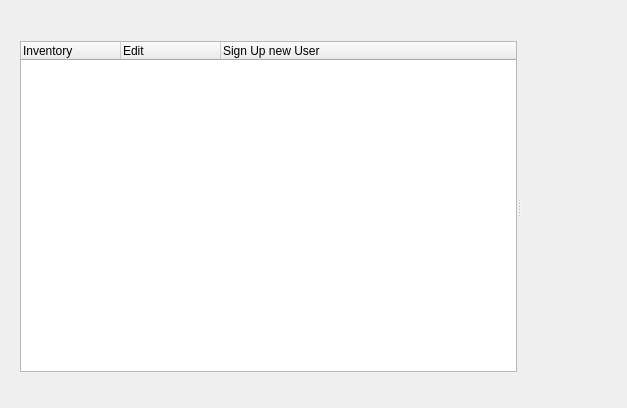
<?xml version="1.0" encoding="UTF-8"?>
<ui version="4.0">
 <class>baradmin</class>
 <widget class="QWidget" name="baradmin">
  <property name="geometry">
   <rect>
    <x>0</x>
    <y>0</y>
    <width>627</width>
    <height>408</height>
   </rect>
  </property>
  <property name="windowTitle">
   <string>Form</string>
  </property>
  <widget class="QSplitter" name="splitter">
   <property name="geometry">
    <rect>
     <x>20</x>
     <y>41</y>
     <width>501</width>
     <height>331</height>
    </rect>
   </property>
   <property name="orientation">
    <enum>Qt::Orientation::Horizontal</enum>
   </property>
   <widget class="QTreeWidget" name="treeWidget_sidebar">
    <column>
     <property name="text">
      <string>Inventory</string>
     </property>
    </column>
    <column>
     <property name="text">
      <string>Edit</string>
     </property>
    </column>
    <column>
     <property name="text">
      <string>Sign Up new User</string>
     </property>
    </column>
   </widget>
   <widget class="QStackedWidget" name="stackedWidget_pages">
    <property name="currentIndex">
     <number>0</number>
    </property>
    <widget class="QWidget" name="page"/>
    <widget class="QWidget" name="page_2"/>
   </widget>
  </widget>
 </widget>
 <resources/>
 <connections/>
</ui>
